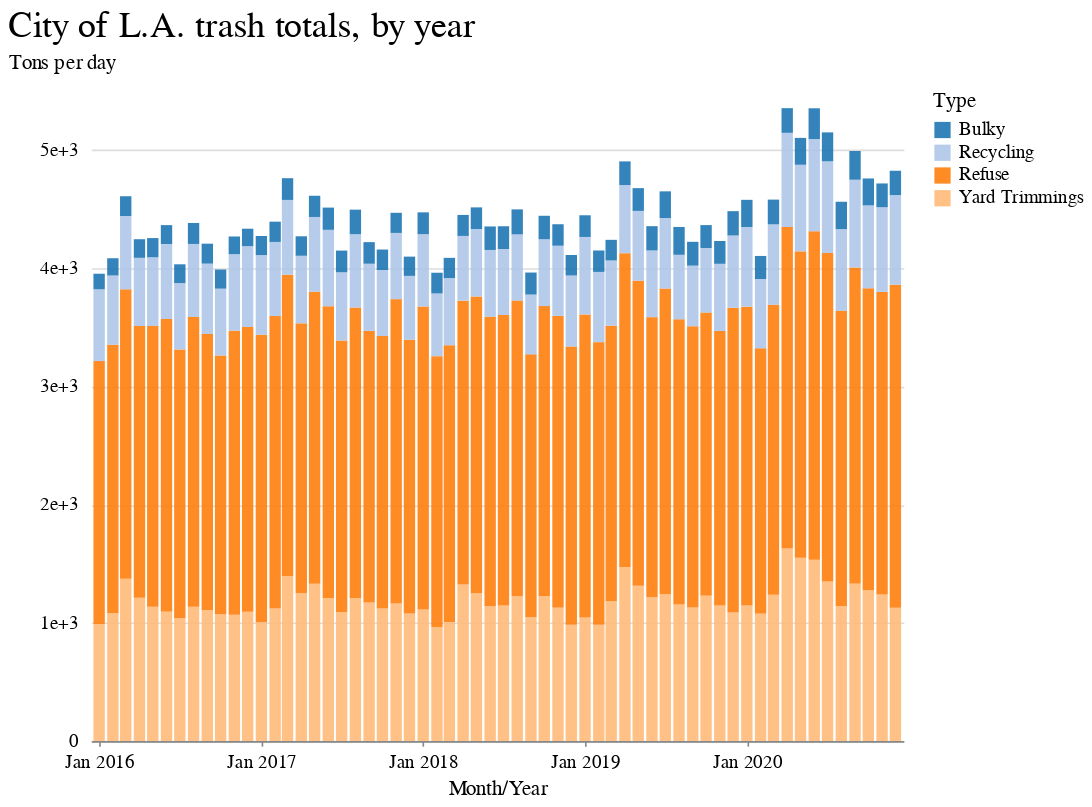

Notebook cell for this chart:
### Markdown cell above
### Chart it

### Code cell
area = (
    alt.Chart(month_grp)
    .mark_bar(opacity=0.9, size=7)
    .encode(
        x=alt.X(
            "month_year:T",
            axis=alt.Axis(format="%b %Y", grid=False, tickCount=6),
            title="Month/Year",
        ),
        y=alt.Y(
            "tons_per_day:Q",
            axis=alt.Axis(
                format="",
                tickCount=4,
                gridColor="#dddddd",
                offset=6,
                tickSize=0,
                domainOpacity=0,
            ),
            title="Tons per day",
        ),
        color=alt.Color(
            "generalcommodity:N",
            title="Type",
            scale=alt.Scale(scheme="category20"),
        ),
    )
    .properties(width=500, height=400, title="City of L.A. trash totals, by year")
)

(area).configure_view(strokeOpacity=0)

### Figure 1 — Vega-Lite specification as saved in the notebook (floating-point values rounded to 4 significant figures; data arrays with more than 128 entries replaced by an {"elided": "..."} marker saying what was removed)
{"config": {"view": {"width": 800, "height": 450, "strokeOpacity": 0}, "background": "#ffffff", "title": {"anchor": "start", "font": "Benton Gothic Bold, sans", "fontColor": "#000000", "fontSize": 22, "fontWeight": "normal"}, "arc": {"fill": "#82c6df"}, "area": {"fill": "#82c6df"}, "line": {"stroke": "#82c6df", "strokeWidth": 3}, "path": {"stroke": "#82c6df"}, "rect": {"fill": "#82c6df"}, "shape": {"stroke": "#82c6df"}, "bar": {"fill": "#82c6df"}, "point": {"stroke": "#82c6df"}, "symbol": {"fill": "#82c6df", "size": 30}, "axis": {"titleFont": "Benton Gothic Bold, sans", "titleFontSize": 13, "titleFontWeight": "normal", "labelFont": "Benton Gothic, sans", "labelFontSize": 11.5, "labelFontWeight": "normal"}, "axisX": {"labelAngle": 0, "labelPadding": 4, "tickSize": 3}, "axisY": {"labelBaseline": "middle", "maxExtent": 45, "minExtent": 45, "tickSize": 2, "titleAlign": "left", "titleAngle": 0, "titleX": -45, "titleY": -11}, "legend": {"titleFont": "Benton Gothic Bold, sans", "titleFontSize": 13, "titleFontWeight": "normal", "symbolType": "square", "labelFont": "Benton Gothic, sans", "labelFontSize": 11.5}, "range": {"category": ["#3580b1", "#ec8431", "#ab7fb4", "#c89d29", "#adc839", "#829eb1"], "diverging": ["#e68a4f", "#f4bb6a", "#f9e39c", "#dadfe2", "#a6b7c6", "#849eae"], "heatmap": ["#fbf2c7", "#f9e39c", "#f8d36e", "#f4bb6a", "#e68a4f", "#d15a40", "#ab4232"], "ordinal": ["#fbf2c7", "#f9e39c", "#f8d36e", "#f4bb6a", "#e68a4f", "#d15a40", "#ab4232"], "ramp": ["#fbf2c7", "#f9e39c", "#f8d36e", "#f4bb6a", "#e68a4f", "#d15a40", "#ab4232"]}}, "data": {"name": "data-0c0dc034bdf2019349dfae6ebd5b8999"}, "mark": {"type": "bar", "opacity": 0.9, "size": 7}, "encoding": {"color": {"type": "nominal", "field": "generalcommodity", "scale": {"scheme": "category20"}, "title": "Type"}, "x": {"type": "temporal", "axis": {"format": "%b %Y", "grid": false, "tickCount": 6}, "field": "month_year", "title": "Month/Year"}, "y": {"type": "quantitative", "axis": {"domainOpacity": 0, "format": "", "gridColor": "#dddddd", "offset": 6, "tickCount": 4, "tickSize": 0}, "field": "tons_per_day", "title": "Tons per day"}}, "height": 400, "title": "City of L.A. trash totals, by year", "width": 500, "$schema": "https://vega.github.io/schema/vega-lite/v4.8.1.json", "datasets": {"data-0c0dc034bdf2019349dfae6ebd5b8999": {"elided": "240 records"}}}
